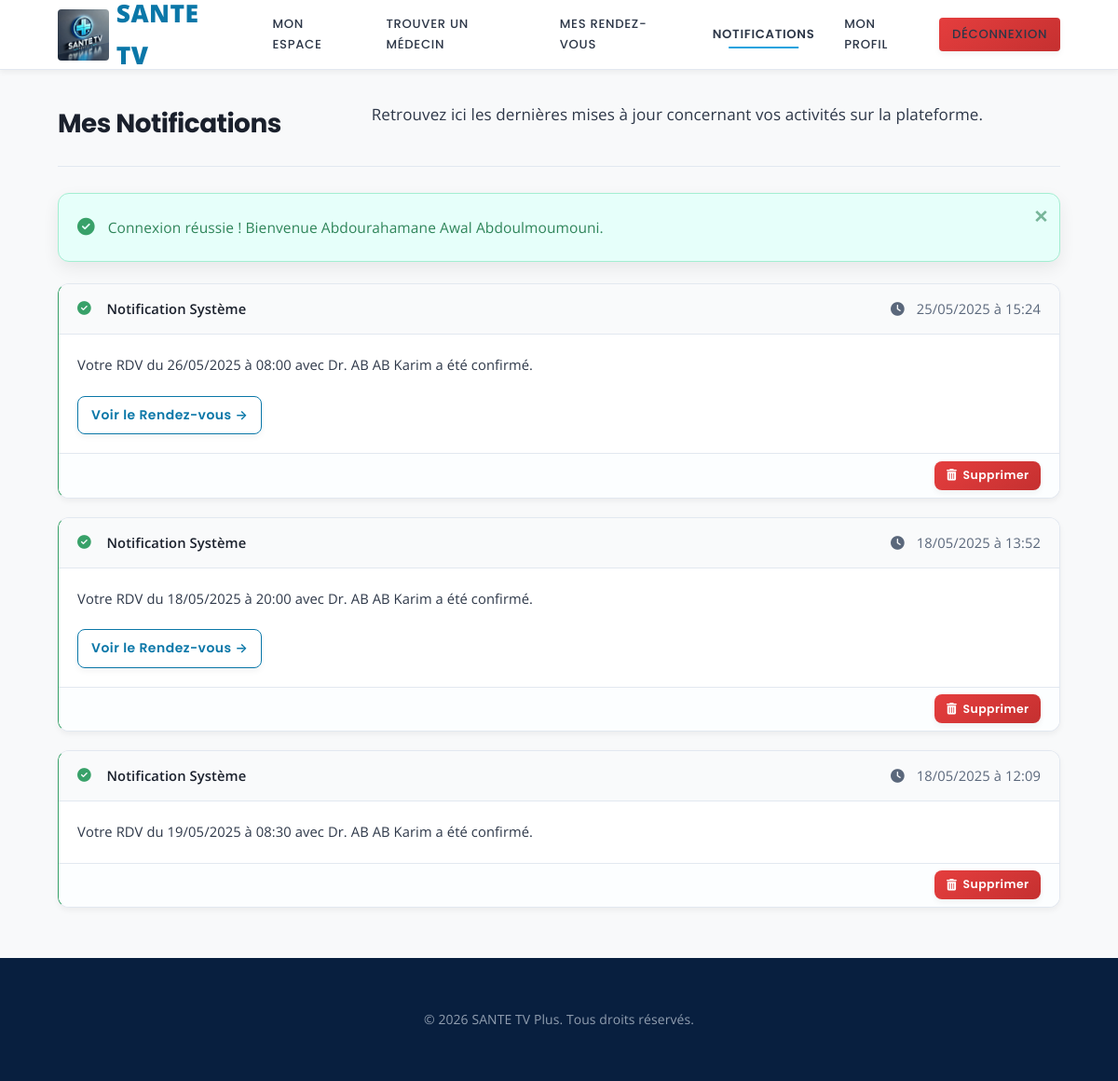
The page /php/messages_patient.php (signed in) on the database its author committed.
### tables this page shows
CREATE TABLE `notifications_patients` (
  `id` int(11) NOT NULL,
  `patient_id` int(11) NOT NULL,
  `message` text NOT NULL,
  `type_notification` enum('info','succes','erreur','rdv_confirme','rdv_annule','rdv_refuse','rappel_rdv') DEFAULT 'info',
  `lien` varchar(255) DEFAULT NULL,
  `details_rdv_id` int(11) DEFAULT NULL,
  `date_creation` timestamp NOT NULL DEFAULT current_timestamp(),
  `lu` tinyint(1) DEFAULT 0
);

### php/messages_patient.php (the view, shortened to what this page needs)
<?php
require 'db.php';
$patient_id = $_SESSION['utilisateur_id'];
$notifications_liste_patient = [];
$table_notif_exists_check = $pdo->query("SHOW TABLES LIKE 'notifications_patients'")->rowCount() > 0;
if ($table_notif_exists_check) {
    try {
        $stmt_notifications = $pdo->prepare("
            SELECT id, message, type_notification, lien, details_rdv_id, date_creation, lu
            FROM notifications_patients
            WHERE patient_id = :patient_id
            ORDER BY date_creation DESC
        ");
        $stmt_notifications->execute([':patient_id' => $patient_id]);
        $notifications_liste_patient = $stmt_notifications->fetchAll(PDO::FETCH_ASSOC);
    } catch (PDOException $e) {
        error_log("Erreur récupération/marquage notifications pour patient $patient_id (messages_patient.php): " . $e->getMessage());
    }
} else {
    error_log("La table 'notifications_patients' est manquante.");
}
$flash_message_notifications_page = $_SESSION['flash_message'] ?? null;
$flash_type_notifications_page = $_SESSION['flash_type'] ?? '';
?>
<!DOCTYPE html>
<html lang="fr">
<head>
    <link rel="stylesheet" href="../assets/css/styles.css">
    <link rel="stylesheet" href="https://cdnjs.cloudflare.com/ajax/libs/font-awesome/6.5.1/css/all.min.css">
</head>
<body class="user-dashboard-page body-page-messages-patient">
<header class="site-header">
    <div class="container">
        <div class="logo-branding"><a href="../index.php" title="Accueil SANTE TV"><img src="../assets/images/logo1.png" alt="SANTE TV Logo" id="logo-img"><span class="site-title">SANTE TV</span></a></div>
        <nav class="main-navigation" id="main-nav">
             <ul>
                <li><a href="dashboard_patient.php" class="nav-link">Mon Espace</a></li>
                <li><a href="../pages/docteurs.php" class="nav-link">Trouver un Médecin</a></li>
                <li><a href="mes_rendez_vous_patient.php" class="nav-link">Mes Rendez-vous
                </a></li>
                <li><a href="messages_patient.php" class="nav-link <?php echo (basename($_SERVER['PHP_SELF']) == 'messages_patient.php') ? 'active' : ''; ?>"> Notifications
                    </a>
                </li>
                <li><a href="profil_patient.php" class="nav-link">Mon Profil</a></li>
                <li><a href="deconnexion.php" class="nav-link btn btn-sm btn-danger">Déconnexion</a></li>
            </ul>
        </nav>
    </div>
</header>
<main class="main-content section-padding">
    <div class="container">
        <div class="page-header">
            <h1 class="page-main-title">Mes Notifications</h1>
            <p class="section-subtitle">Retrouvez ici les dernières mises à jour concernant vos activités sur la plateforme.</p>
        </div>
        <?php if ($flash_message_notifications_page): ?>
            <div class="alert alert-<?= htmlspecialchars($flash_type_notifications_page) ?> alert-dismissible">
                <?= htmlspecialchars($flash_message_notifications_page) ?>
                <button type="button" class="close-alert" data-dismiss="alert" aria-label="Fermer">×</button>
            </div>
        <?php endif; ?>
        <section class="messages-section card" style="margin-top:1.5rem;">
            <?php if (count($notifications_liste_patient) > 0): ?>
                <ul class="messages-list notification-list">
                    <?php foreach ($notifications_liste_patient as $notif): ?>
                        <?php
                            $icon_class_notif = 'fas fa-info-circle';
                            $color_style_notif = 'color: var(--color-info);';
                            $notif_type_for_class = htmlspecialchars($notif['type_notification'] ?? 'info');
                            switch ($notif['type_notification']) {
                                case 'succes': case 'rdv_confirme':
                                    $icon_class_notif = 'fas fa-check-circle'; $color_style_notif = 'color: var(--color-success);'; break;
                            }
                        ?>
                        <li class="message-item system-notification <?= !$notif['lu'] ? 'message-unread-initial' : '' ?> notification-type-<?= $notif_type_for_class ?>">
                            <div class="message-header">
                                <span class="message-sender">
                                    <i class="<?= $icon_class_notif ?> icon-left" style="<?= $color_style_notif ?>"></i>
                                    Notification Système
                                </span>
                                <span class="message-date">
                                   <i class="fas fa-clock icon-left"></i> <?= date('d/m/Y \à H:i', strtotime($notif['date_creation'])) ?>
                                </span>
                            </div>
                            <div class="message-content">
                                <p><?= nl2br(htmlspecialchars($notif['message'])) ?></p>
                                <?php if (!empty($notif['lien']) || $notif['details_rdv_id']): ?>
                                    <p style="margin-top: 0.75rem;">
                                        <a href="<?= !empty($notif['lien']) ? htmlspecialchars(str_starts_with($notif['lien'], 'http') ? $notif['lien'] : '../' . ltrim($notif['lien'], '/')) : ('mes_rendez_vous_patient.php#rdv-row-' . $notif['details_rdv_id']) ?>"
                                           class="btn btn-sm btn-outline-primary">
                                           <?= $notif['details_rdv_id'] ? 'Voir le Rendez-vous' : 'Plus d\'infos' ?> →
                                        </a>
                                    </p>
                                <?php endif; ?>
                            </div>
                            <div class="message-actions">
                                <form action="supprimer_notification.php" method="POST" style="display:inline;">
                                    <button type="submit" class="btn btn-xs btn-danger"
                                            onclick="return confirm('Êtes-vous sûr de vouloir supprimer cette notification ? Cette action est irréversible.');"
                                            title="Supprimer cette notification">
                                        <i class="fas fa-trash-alt"></i> Supprimer
                                    </button>
                                </form>
                            </div>
                        </li>
                    <?php endforeach; ?>
                </ul>
            <?php elseif(!$table_notif_exists_check): ?>
                 <p class="no-messages text-center" style="padding: 2rem 0;"><i class="fas fa-exclamation-triangle icon-left"></i>Le système de notification est actuellement indisponible.</p>
            <?php else: ?>
                <p class="no-messages text-center" style="padding: 2rem 0;"><i class="fas fa-folder-open icon-left"></i>Vous n'avez aucune notification pour le moment.</p>
            <?php endif; ?>
        </section>
    </div>
</main>
<footer class="site-footer">
   <div class="container"><p class="copyright-text text-center">© <span id="footer-year"></span> SANTE TV Plus. Tous droits réservés.</p></div>
</footer>
</body>
</html>

### rows shown on the page
notifications_patients: date_creation "25/05/2025 à 15:24", message "Votre RDV du 26/05/2025 à 08:00 avec Dr. AB AB Karim a été confirmé.", shows "Voir le Rendez-vous"
notifications_patients: date_creation "18/05/2025 à 13:52", message "Votre RDV du 18/05/2025 à 20:00 avec Dr. AB AB Karim a été confirmé.", shows "Voir le Rendez-vous"
notifications_patients: date_creation "18/05/2025 à 12:09", message "Votre RDV du 19/05/2025 à 08:30 avec Dr. AB AB Karim a été confirmé."

### other values the page prints
$flash_message_notifications_page "Connexion réussie ! Bienvenue Abdourahamane Awal Abdoulmoumouni."
